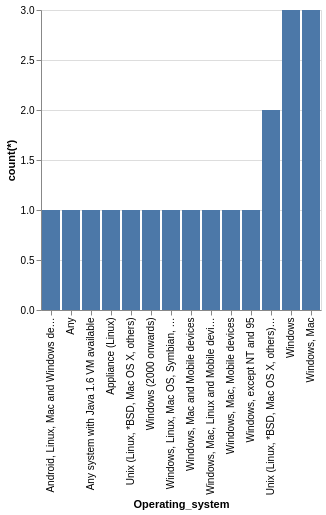

The specification (Vega-Lite) saved for this image:
### Vega-Lite specification from a JSON file in a GitHub repository (floating-point values rounded to 4 significant figures)
{"data": {"values": [{"x_data": "Android, Linux, Mac and Windows devices", "y_data": 1}, {"x_data": "Any", "y_data": 1}, {"x_data": "Any system with Java 1.6 VM available", "y_data": 1}, {"x_data": "Appliance (Linux)", "y_data": 1}, {"x_data": "Unix (Linux, *BSD, Mac OS X, others)", "y_data": 1}, {"x_data": "Windows (2000 onwards)", "y_data": 1}, {"x_data": "Windows, Linux, Mac OS, Symbian, WindowsMobile", "y_data": 1}, {"x_data": "Windows, Mac and Mobile devices", "y_data": 1}, {"x_data": "Windows, Mac, Linux and Mobile devices", "y_data": 1}, {"x_data": "Windows, Mac, Mobile devices", "y_data": 1}, {"x_data": "Windows, except NT and 95", "y_data": 1}, {"x_data": "Unix (Linux, *BSD, Mac OS X, others), Windows", "y_data": 2}, {"x_data": "Windows", "y_data": 3}, {"x_data": "Windows, Mac", "y_data": 3}]}, "mark": "bar", "encoding": {"x": {"field": "x_data", "type": "nominal", "title": "Operating_system", "sort": {"op": "sum", "field": "y_data", "order": "ascending"}}, "y": {"field": "y_data", "type": "quantitative", "title": "count(*)"}}}
